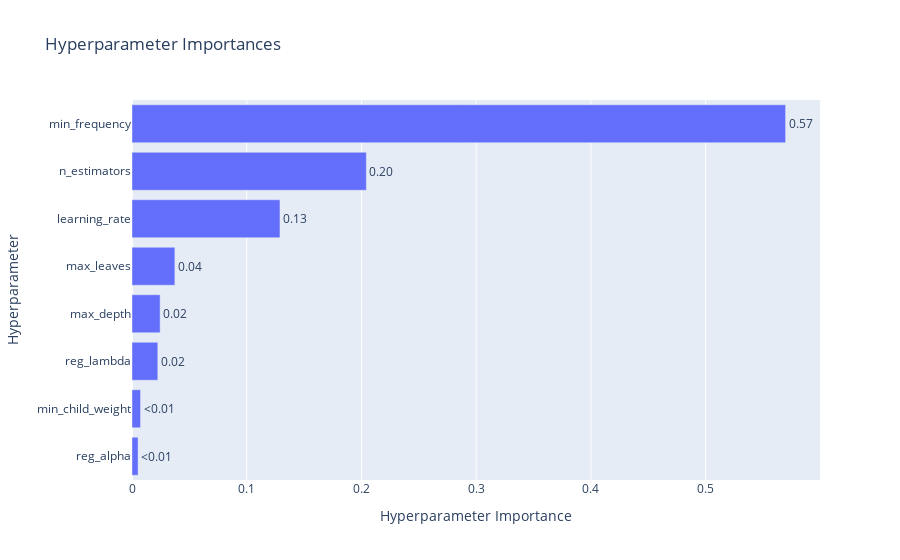

The code cell stored with this chart in its notebook:
### Code cell
plot_param_importances(study2)

### Figure 1 — Plotly figure (JSON) as saved in the notebook; plotly's stock layout.template omitted (floating-point values rounded to 4 significant figures)
{"data": [{"cliponaxis": false, "hovertemplate": ["reg_alpha (FloatDistribution): 0.005287563093622456<extra></extra>", "min_child_weight (IntDistribution): 0.007456602378136588<extra></extra>", "reg_lambda (FloatDistribution): 0.022487583217100517<extra></extra>", "max_depth (IntDistribution): 0.024514359592914977<extra></extra>", "max_leaves (IntDistribution): 0.037369164089606825<extra></extra>", "learning_rate (FloatDistribution): 0.12896260576322327<extra></extra>", "n_estimators (IntDistribution): 0.20426986950201523<extra></extra>", "min_frequency (IntDistribution): 0.5696522523633802<extra></extra>"], "name": "Objective Value", "orientation": "h", "text": ["<0.01", "<0.01", "0.02", "0.02", "0.04", "0.13", "0.20", "0.57"], "textposition": "outside", "type": "bar", "x": [0.005288, 0.007457, 0.02249, 0.02451, 0.03737, 0.129, 0.2043, 0.5697], "y": ["reg_alpha", "min_child_weight", "reg_lambda", "max_depth", "max_leaves", "learning_rate", "n_estimators", "min_frequency"]}], "layout": {"title": {"text": "Hyperparameter Importances"}, "xaxis": {"title": {"text": "Hyperparameter Importance"}}, "yaxis": {"title": {"text": "Hyperparameter"}}}}
